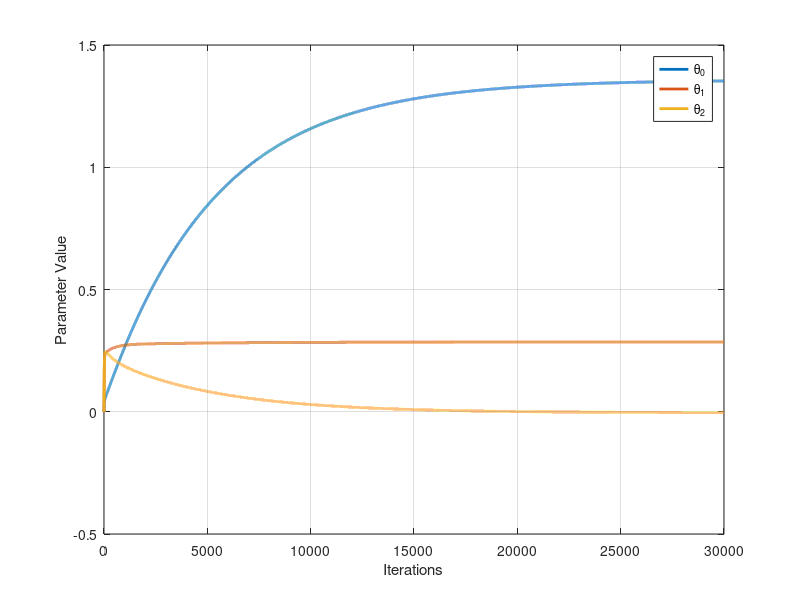

Write the MATLAB code that produced this figure.
% Data
data = [1 2 2 2 3 3 4 5 5 5 6 7 8 8 9;
        2 5 3 2 4 5 6 5 6 7 8 6 4 9 8;
        2 1 2 2 1 3 2 3 4 3 4 2 4 3 4];

% Add bias term to the inputs
X = [ones(1, size(data, 2)); data(1:2,:)]; 
y = data(3,:);

% LMS algorithm
learning_rate = 0.0001;
epochs = 30000;
weight = zeros(size(X, 1), 1);
weight_history = zeros(size(X, 1), epochs+1);
weight_history(:,1) = weight;

for epoch = 1:epochs
    for i = 1:size(X, 2)
        % Predicted output
        y_pred = X(:,i)' * weight;
        % Error
        error = y(i) - y_pred;
        % Update parameters
        weight = weight + learning_rate * error * X(:,i);
        % Store parameter values for plotting
        weight_history(:,epoch+1) = weight;
    end
end
%weight
% Plotting
figure (2);
iterations = 0:epochs;
plot(iterations, weight_history(1,:), 'LineWidth', 2);
hold on;
plot(iterations, weight_history(2,:), 'LineWidth', 2);
plot(iterations, weight_history(3,:), 'LineWidth', 2);
xlabel('Iterations');
ylabel('Parameter Value');
legend('\theta_0', '\theta_1', '\theta_2');
grid on;

